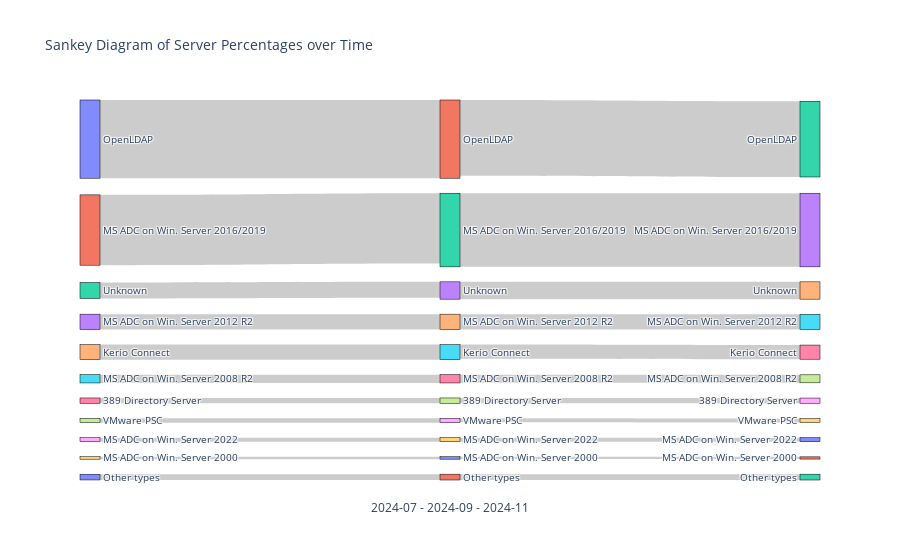

Notebook cell for this chart:
### Code cell
# Assume `pdf` is your DataFrame
# Format date to "YYYY-MM" for annotation
#shorter_pdf['date'] = shorter_pdf['date'].dt.strftime('%Y-%m')

# Create a list of unique servers and dates
servers = shorter_pdf['server_name'].unique()
dates = shorter_pdf['date'].unique()

# Generate simplified node labels with only server names
node_labels = [f"{server}" for date in dates for server in servers]

# Map node labels to indices
node_indices = {f"{server} - {date}": i for i, (date, server) in enumerate([(d, s) for d in dates for s in servers])}

# Define source, target, and values for the Sankey links
source = []
target = []
values = []

# Iterate over dates to create flows
for i in range(len(dates) - 1):
    date_from = dates[i]
    date_to = dates[i + 1]
    
    # Filter data for each pair of dates
    data_from = shorter_pdf[shorter_pdf['date'] == date_from]
    data_to = shorter_pdf[shorter_pdf['date'] == date_to]
    
    for server in servers:
        # Get percentage values for the server on both dates
        percentage_from = data_from[data_from['server_name'] == server]['percent'].values
        percentage_to = data_to[data_to['server_name'] == server]['percent'].values
        
        if percentage_from.size > 0 and percentage_to.size > 0:
            # Add source, target, and value for each flow
            source.append(node_indices[f"{server} - {date_from}"])
            target.append(node_indices[f"{server} - {date_to}"])
            values.append(percentage_from[0])  # Or use percentage_to[0] if you want the flow to be the latter

# Create Sankey diagram
fig = go.Figure(data=[go.Sankey(
    node=dict(
        pad=15,
        thickness=20,
        line=dict(color="black", width=0.5),
        label=node_labels
    ),
    link=dict(
        source=source,
        target=target,
        value=values
    )
)])

# Add annotation for the dates at the bottom
fig.update_layout(
    title_text="Sankey Diagram of Server Percentages over Time",
    font_size=10,
    annotations=[dict(
        text=" - ".join(dates),
        x=0.5, y=-0.1, xref="paper", yref="paper",
        showarrow=False,
        font=dict(size=12)
    )]
)

fig.show()

### Figure 1 — Plotly figure (JSON) as saved in the notebook; plotly's stock layout.template omitted (floating-point values rounded to 4 significant figures)
{"data": [{"link": {"source": [0, 1, 2, 3, 4, 5, 6, 7, 8, 9, 10, 11, 12, 13, 14, 15, 16, 17, 18, 19, 20, 21], "target": [11, 12, 13, 14, 15, 16, 17, 18, 19, 20, 21, 22, 23, 24, 25, 26, 27, 28, 29, 30, 31, 32], "value": [34.72, 31.22, 7.086, 6.855, 6.686, 3.685, 2.401, 1.907, 1.803, 1.089, 2.543, 33.62, 32.69, 7.69, 6.779, 6.279, 3.549, 2.321, 1.696, 1.809, 0.9892, 2.579]}, "node": {"label": ["OpenLDAP", "MS ADC on Win. Server 2016/2019", "Unknown", "MS ADC on Win. Server 2012 R2", "Kerio Connect", "MS ADC on Win. Server 2008 R2", "389 Directory Server", "VMware PSC", "MS ADC on Win. Server 2022", "MS ADC on Win. Server 2000", "Other types", "OpenLDAP", "MS ADC on Win. Server 2016/2019", "Unknown", "MS ADC on Win. Server 2012 R2", "Kerio Connect", "MS ADC on Win. Server 2008 R2", "389 Directory Server", "VMware PSC", "MS ADC on Win. Server 2022", "MS ADC on Win. Server 2000", "Other types", "OpenLDAP", "MS ADC on Win. Server 2016/2019", "Unknown", "MS ADC on Win. Server 2012 R2", "Kerio Connect", "MS ADC on Win. Server 2008 R2", "389 Directory Server", "VMware PSC", "MS ADC on Win. Server 2022", "MS ADC on Win. Server 2000", "Other types"], "line": {"color": "black", "width": 0.5}, "pad": 15, "thickness": 20}, "type": "sankey"}], "layout": {"annotations": [{"font": {"size": 12}, "showarrow": false, "text": "2024-07 - 2024-09 - 2024-11", "x": 0.5, "xref": "paper", "y": -0.1, "yref": "paper"}], "font": {"size": 10}, "title": {"text": "Sankey Diagram of Server Percentages over Time"}}}
